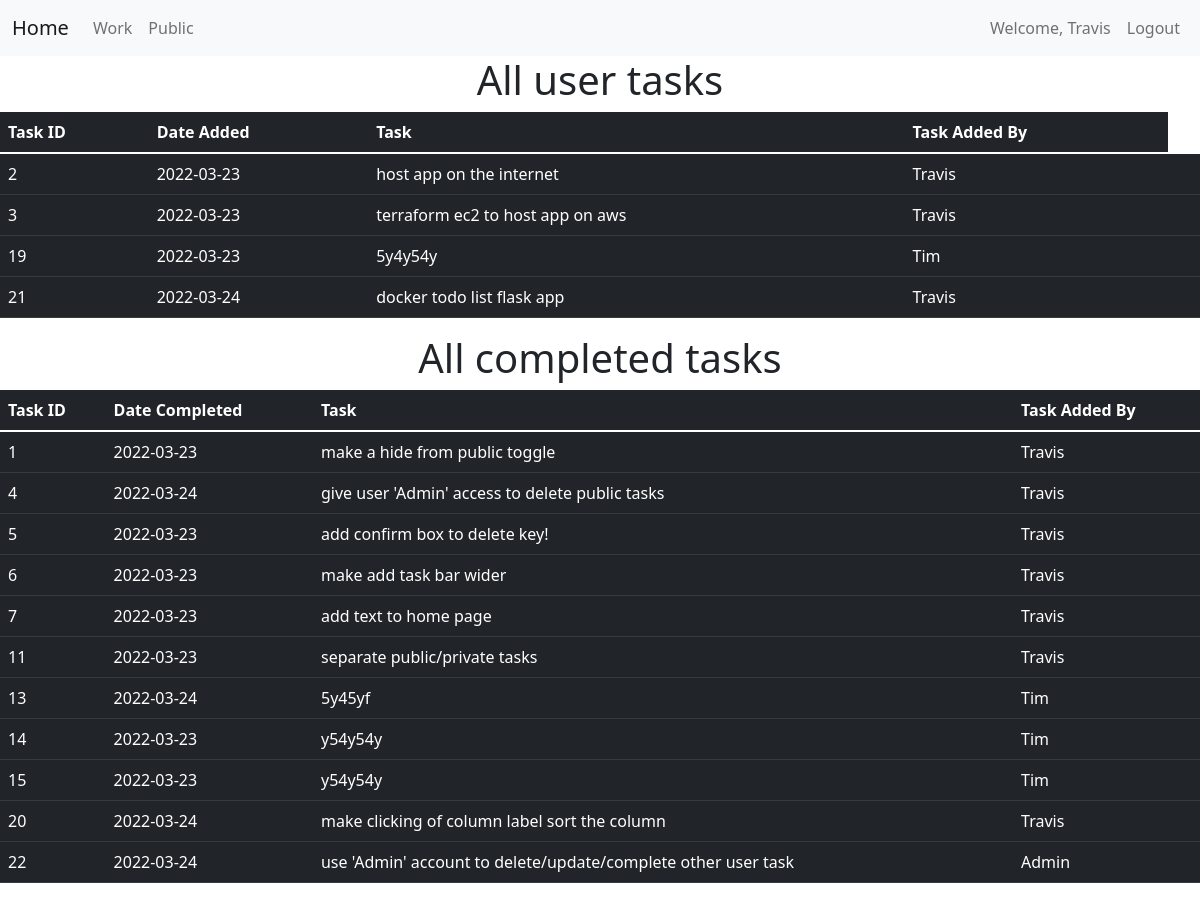
Page /personal (signed in) on the earlier database version.
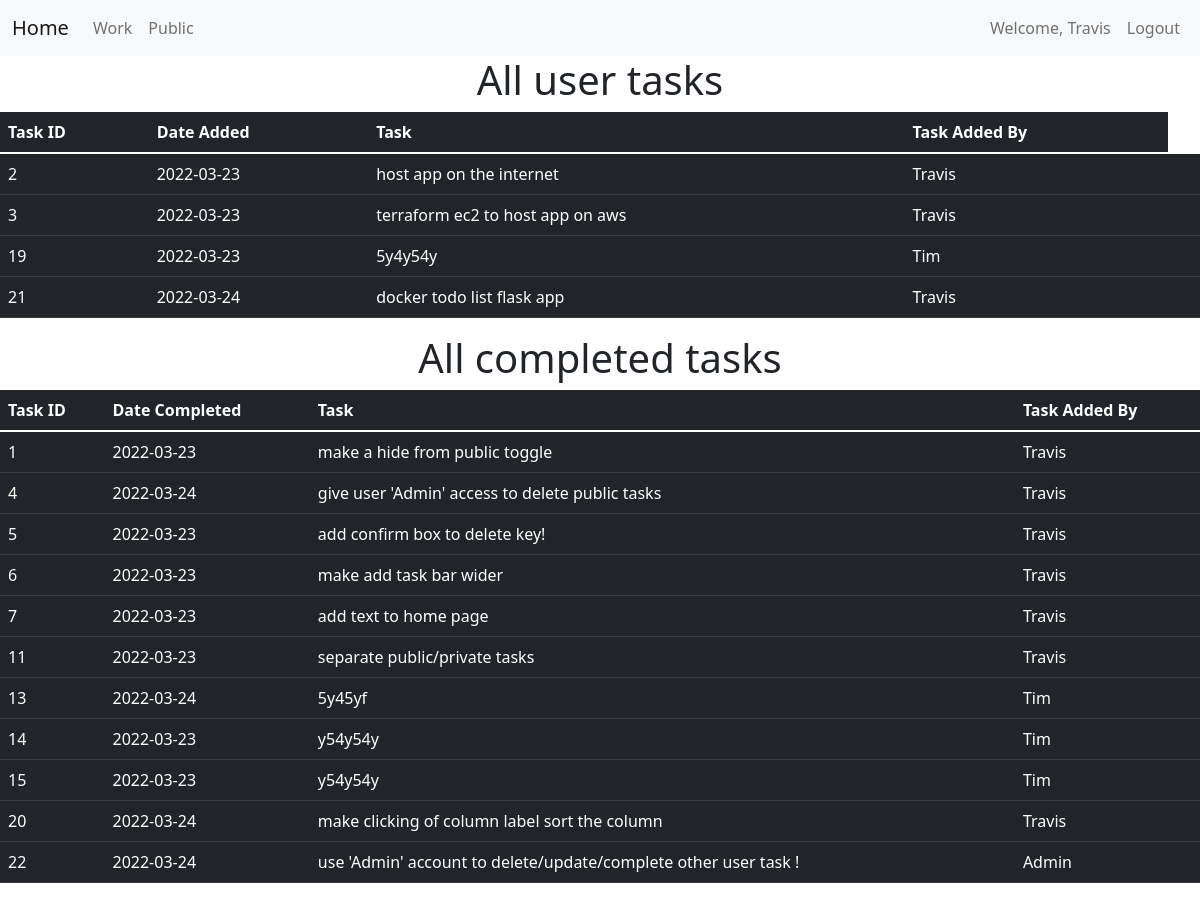
Same page on the later database version.
### loginginapp.py (models this page shows, shortened)
class User(db.Model, UserMixin):
    id = db.Column(db.Integer(), primary_key=True)
    username = db.Column(db.String(length=40), unique=True, nullable=False)
    email_address = db.Column(db.String(length=60), nullable=False, unique=True)
    password_hash = db.Column(db.String(length=60), nullable=False)
    admin_level = db.Column(db.Integer(), default =0)
    @property
    def password(self):
        return self.password

class Item(db.Model):
    id = db.Column(db.Integer, primary_key=True)
    content = db.Column(db.String(200), nullable=False)
    date_created = db.Column(db.DateTime, default=datetime.utcnow)
    owner = db.Column(db.Integer(), db.ForeignKey('user.id'))
    status = db.Column(db.Integer(), default=1)
    access_level = db.Column(db.Integer(), default='public')

### loginginapp.py (the view)
@app.route('/personal', methods=['POST', 'GET'])
@login_required
def personal():
    if request.method == 'POST':
        the_owner = current_user.username
        task_content = request.form['content']
        new_task = Item(content=task_content, owner=the_owner)
        try:
            db.session.add(new_task)
            db.session.commit()
            return redirect('/personal')
        except:
            return 'error'
    else:
        items = Item.query.all()
        task = Item.query.all()
        user = current_user.username
        return render_template('personal.html', items=items, task=task, user=user)

### loginginapp.py (called while the page is built)
@login_manager.user_loader
def load_user(user_id):
    return User.query.get(int(user_id))

### templates/personal.html (shortened to what this page needs)
{% extends 'base.html' %}
{% block content %}
<h1 style="text-align: center">All user tasks</h1>
<table class="table table-hover table-dark sortable">
    <thead>
        <tr>
            <th scope="col">Task ID</th>
            <th scope="col">Date Added</th>
            <th scope="col">Task</th>
            <th scope="col">Task Added By</th>
        </tr>
    </thead>
    <tbody>
        {% for item in items %}
            {% if item.status == 1 and item.access_level != 'private' %}
                <tr>
                    <td>{{ item.id }}</td>
                    <td>{{ item.date_created.date() }}</td>
                    <td>{{ item.content }}</td>
                    <td>{{ item.owner }}</td>
                    <td>{{ item.username }}</td>
                </tr>
            {% endif %}
        {% endfor %}
    </tbody>
</table>
<h1 style="text-align: center">All completed tasks</h1>
<table class="table table-hover table-dark sortable">
    <thead>
        <tr>
            <th scope="col">Task ID</th>
            <th scope="col">Date Completed</th>
            <th scope="col">Task</th>
            <th scope="col">Task Added By</th>
        </tr>
    </thead>
    <tbody>
        {% for item in items %}
            {% if item.status == 0 %}
                <tr>
                    <td>{{ item.id }}</td>
                    <td>{{ item.date_created.date() }}</td>
                    <td>{{ item.content }}</td>
                    <td>{{ item.owner }}</td>
                </tr>
            {% endif %}
        {% endfor %}
    </tbody>
</table>
{% endblock %}

### templates/base.html (shortened to what this page needs)
<!doctype html>
<html lang="en">
  <head>
    <link href="https://cdn.jsdelivr.net/npm/bootstrap@5.1.3/dist/css/bootstrap.min.css" rel="stylesheet">
  </head>
  <body>
    <nav class="navbar navbar-expand-lg navbar-light bg-light">
        <div class="container-fluid">
          <a class="navbar-brand" href="{{ url_for('home') }}">Home</a>
          <div class="collapse navbar-collapse" id="navbarSupportedContent">
            <ul class="navbar-nav me-auto mb-2 mb-lg-0">
              <li class="nav-item">
                <a class="nav-link" href="{{ url_for('work') }}">Work</a>
              </li>
              <li class="nav-item">
                <a class="nav-link" href="{{ url_for('personal') }}">Public</a>
              </li>
            </ul>
              {% if current_user.is_authenticated %}
                <ul class="navbar-nav">
                  <li class="nav-item">
                    <a class="nav-link">Welcome, {{ current_user.username }}</a>
                  </li>
                  <li class="nav-item">
                      <a class="nav-link" href="{{ url_for('logout_page') }}">Logout</a>
                  </li>
                </ul>
              {% endif %}
          </div>
        </div>
    </nav>
      {% block content %}
      {% endblock %}
  </body>
</html>

Differences in the rows shown:
changed Item "Admin": content "use 'Admin' account to delete/update/complete other user task" → "use 'Admin' account to delete/update/complete other user task !"
